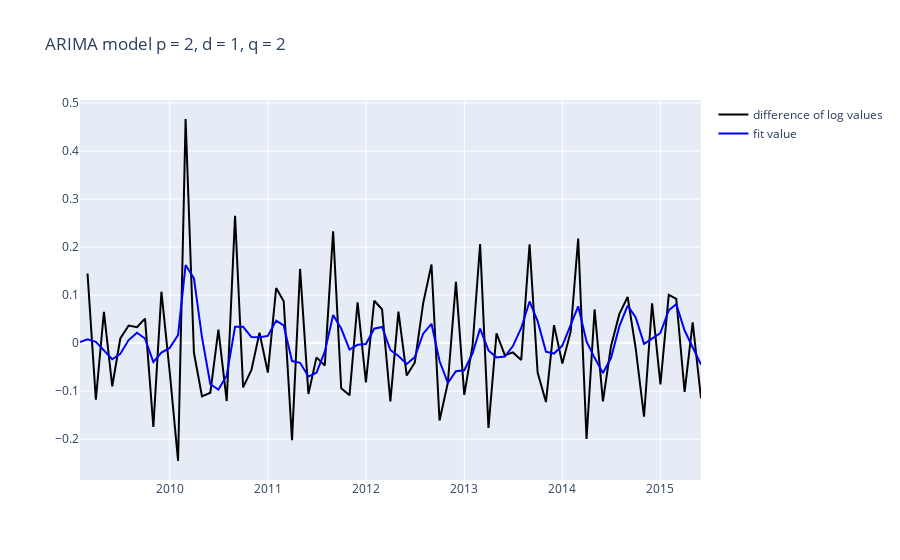

Write notebook code for a chart like this one.
### Markdown cell above
<h3>4 . AutoRegressive Integrated Moving Average(ARIMA)</h3>

### Code cell
model(log_fare_with_time,2,1,2)
